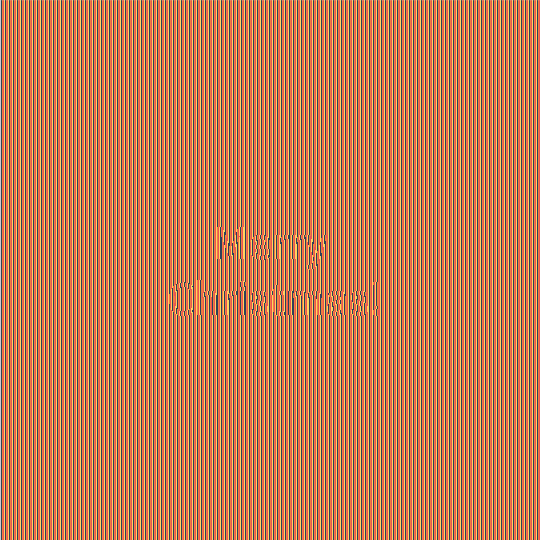
Frame 1 (no input)
Frame 60 (the mouse pressed at the canvas centre just before this capture): identical to frame 1, image omitted
Frame 120 (the mouse held since frame 60 and released just before this capture): identical to frame 1, image omitted

The Processing sketch that drew this single still picture (run headless with seeded random() and noise(); from frame 60 on, the mouse is pressed at the canvas centre):

// Processing sketch: LineLine
// ── LineLine.pde
/* inspire -- idea stolen from booklet */
//import gifAnimation.*;
//GifMaker gifExport;
/* for speed up */
int offsetX = 60;
int offsetY = 120;
color[] colors;

int localPos = 0;
String msg = "Merry\n Christmas!"; /* welcome message */
boolean go = false;

void setup() {
  colors = new color[4];
  colorMode(RGB);
  colors[0] = #2D4059; 
  colors[1] = #F07B3F;
  colors[2] = #EA5455;
  colors[3] = #FFD460;
  size(540, 540);
  drawText();
//  gifExport = new GifMaker(this, "LineLine.gif");
//  gifExport.setRepeat(0); // make an "endless" animation
//  save("init.png");
}

int idx = 0;
void draw() {
  if (keyPressed) go = true;
  if (go){ 
    drawText();
//    if (idx < 4){
//      gifExport.setDelay(100);
//      gifExport.addFrame();
//      idx++;
//    }
//    if (idx == 4){
//      gifExport.finish();  
//    }
  }
}

void mouseClicked(){              
  go = !go;
}

void drawText(){
  int n = colors.length;
  PGraphics inspire = createGraphics(width - 2*offsetX, height - 2*offsetY, JAVA2D);
  /* create Text */
  inspire.beginDraw();
  inspire.stroke(0);
  inspire.textAlign(CENTER, CENTER);
  inspire.textSize(48);
  inspire.text(msg, inspire.width/2, inspire.height/2);
  inspire.endDraw();
  /* draw background -- lines */
  for (int i = 0; i < n; ++i) { 
    for (int j = i + 1; j < width; j +=n) {
      stroke(colors[i]);
      line(j, 0, j, height);
    }
  }
  /* define colors for each pixel of the text */
  inspire.loadPixels();
  loadPixels();
  for (int i = 0; i < inspire.width; ++i){
    for (int j = 0; j < inspire.height; ++j){
      if (alpha(inspire.pixels[i*inspire.height + j]) != 0){ /* work only with letters */
        inspire.pixels[i*inspire.height + j] = pixels[(i + offsetX)*height + (j + offsetY + 1)%height];
      }
    }
  }

 /* start animation */
  if(go){
    for (int i = 0; i < inspire.width; ++i){
      for (int j = 0; j < inspire.height; ++j){
        if ((j + offsetY)%n != localPos){ 
          inspire.pixels[i*inspire.height + j] = color(0);
        }
        else{
          /* keep it as it is */
        }
      }
    }
    ++localPos;
    localPos %= n;
  }
  inspire.updatePixels();
  /* display text */
  imageMode(CENTER);
  image(inspire, width/2, height/2);
}
